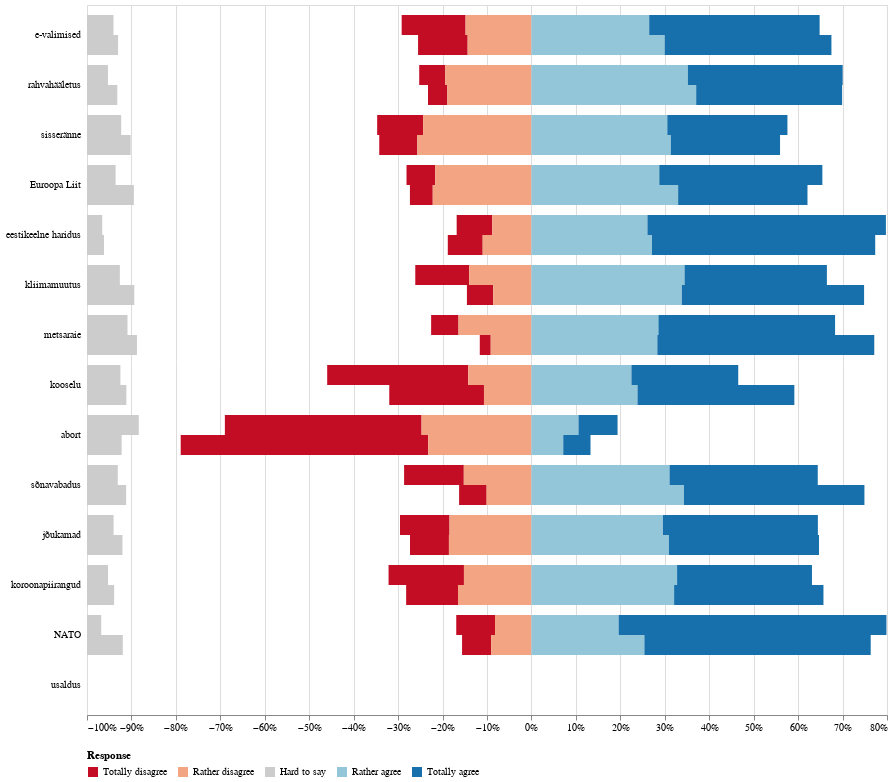

Here is the notebook cell this chart was saved with:
### Code cell
args = {
    'res_col' : 'wedge',
    'factor_cols': ['gender'],
    'filter': {},
    'plot': 'likert_bars',
    'plot_args': { 'internal_facet': True }
}
fdf = get_filtered_data(full_df, data_meta, **args)
create_plot(fdf,data_meta,alt_properties={'width':800},**args)

### Figure 1 — Vega-Lite specification as saved in the notebook (floating-point values rounded to 4 significant figures; data arrays with more than 128 entries replaced by an {"elided": "..."} marker saying what was removed)
{"config": {"view": {"continuousWidth": 300, "continuousHeight": 300}}, "data": {"name": "data-6918a3dbd6d17be2f5fe35bb7a752150"}, "mark": {"type": "bar"}, "encoding": {"color": {"field": "wedge", "legend": {"orient": "bottom", "title": "Response"}, "scale": {"domain": ["Totally disagree", "Rather disagree", "Hard to say", "Rather agree", "Totally agree"], "range": ["#c30d24", "#f3a583", "#cccccc", "#94c6da", "#1770ab"]}, "type": "nominal"}, "tooltip": [{"field": "question", "type": "nominal"}, {"field": "wedge", "type": "ordinal"}, {"field": "percent", "format": ".1%", "title": "percent", "type": "quantitative"}], "x": {"axis": {"format": "%", "title": null}, "field": "start", "type": "quantitative"}, "x2": {"field": "end"}, "y": {"axis": {"domain": false, "minExtent": 60, "offset": 5, "ticks": false, "title": null}, "field": "question", "sort": ["e-valimised", "rahvahääletus", "sisseränne", "Euroopa Liit", "eestikeelne haridus", "kliimamuutus", "metsaraie", "kooselu", "abort", "sõnavabadus", "jõukamad", "koroonapiirangud", "NATO", "usaldus"], "type": "nominal"}, "yOffset": {"field": "gender", "sort": ["Male", "Female"], "title": null, "type": "nominal"}}, "width": 800, "$schema": "https://vega.github.io/schema/vega-lite/v5.15.1.json", "datasets": {"data-6918a3dbd6d17be2f5fe35bb7a752150": {"elided": "140 records"}}}
